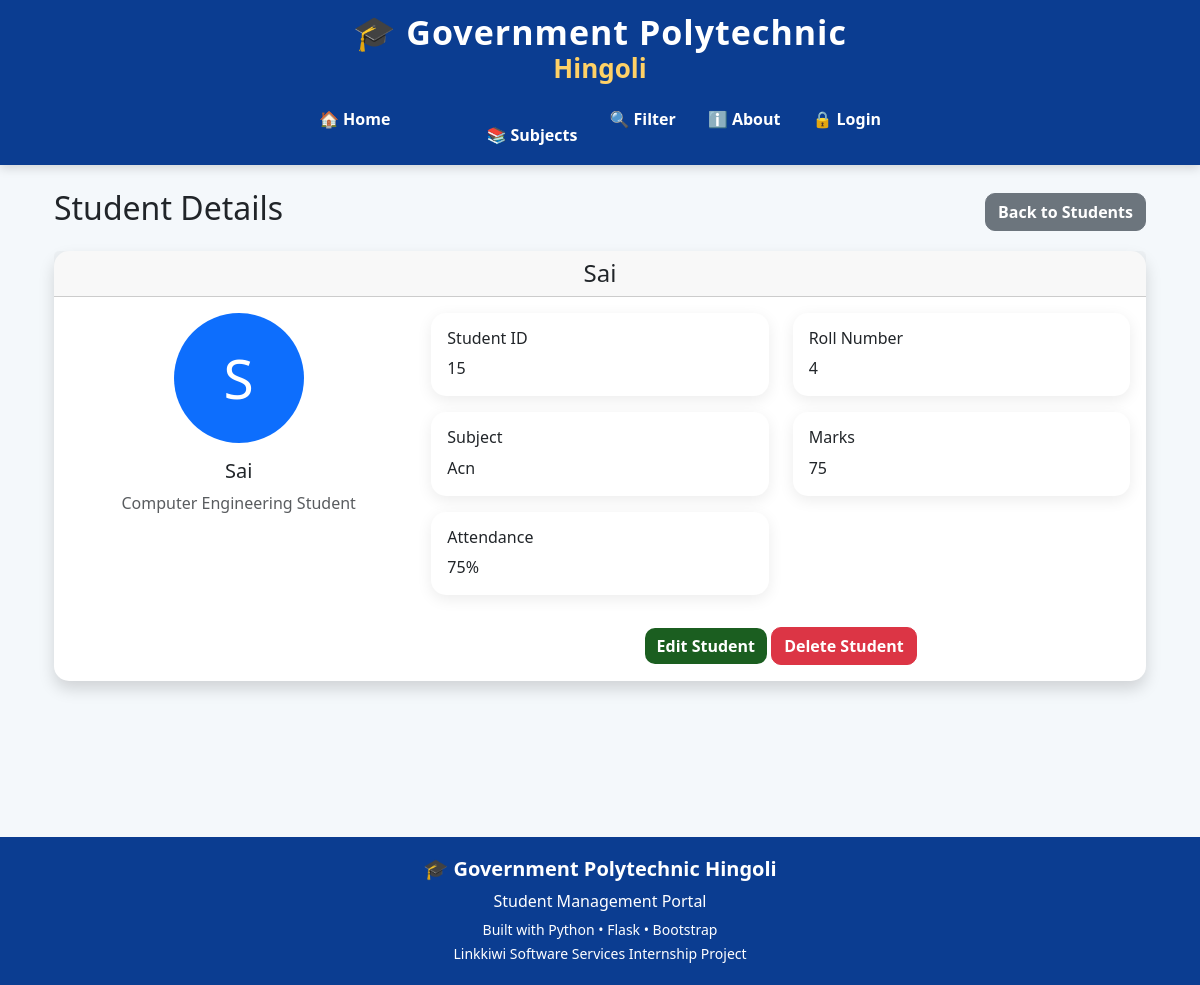
The app's page /students/15 with its own data.
### tables this page shows
CREATE TABLE students (
            id INTEGER PRIMARY KEY AUTOINCREMENT,
            name TEXT NOT NULL,
            roll INTEGER NOT NULL,
            marks INTEGER NOT NULL,
            subject TEXT NOT NULL,
            attendance INTEGER DEFAULT 0
        );

### app.py (the view)
@app.route("/students/<int:id>")
def student_detail(id):
    conn = get_db()
    student = conn.execute(
        "SELECT * FROM students WHERE id=?",
        (id,)
    ).fetchone()
    conn.close()
    if student is None:
        flash("Student not found", "danger")
        return redirect(url_for("students_page"))
    return render_template(
        "detail.html",
        student=student
    )

### database.py (called while the page is built)
def get_db():
    conn = sqlite3.connect(DB_PATH)
    conn.row_factory = sqlite3.Row
    return conn

### templates/detail.html (shortened to what this page needs)
{% extends "base.html" %}
{% block content %}
<div class="container mt-4">
    <div class="d-flex justify-content-between align-items-center mb-3">
        <h2>
            Student Details
        </h2>
        <a href="/students" class="btn btn-secondary">
            Back to Students
        </a>
    </div>
    <div class="card shadow">
        <div class="card-header text-center">
            <h4 class="mb-0">
                {{ student['name'] }}
            </h4>
        </div>
        <div class="card-body">
            <div class="row">
                <div class="col-md-4 text-center">
                    <div class="rounded-circle bg-primary text-white mx-auto
                                d-flex align-items-center justify-content-center"
                         style="width:130px;height:130px;font-size:55px;">
                        {{ student['name'][0] }}
                    </div>
                    <h5 class="mt-3">
                        {{ student['name'] }}
                    </h5>
                    <p class="text-muted">
                        Computer Engineering Student
                    </p>
                </div>
                <div class="col-md-8">
                    <div class="row">
                        <div class="col-md-6 mb-3">
                            <div class="card border-primary">
                                <div class="card-body">
                                    <h6 class="card-title">
                                        Student ID
                                    </h6>
                                    <p class="card-text">
                                        {{ student['id'] }}
                                    </p>
                                </div>
                            </div>
                        </div>
                        <div class="col-md-6 mb-3">
                            <div class="card border-primary">
                                <div class="card-body">
                                    <h6 class="card-title">
                                        Roll Number
                                    </h6>
                                    <p class="card-text">
                                        {{ student['roll'] }}
                                    </p>
                                </div>
                            </div>
                        </div>
                        <div class="col-md-6 mb-3">
                            <div class="card border-success">
                                <div class="card-body">
                                    <h6 class="card-title">
                                        Subject
                                    </h6>
                                    <p class="card-text">
                                        {{ student['subject'] }}
                                    </p>
                                </div>
                            </div>
                        </div>
                        <div class="col-md-6 mb-3">
                            <div class="card border-warning">
                                <div class="card-body">
                                    <h6 class="card-title">
                                        Marks
                                    </h6>
                                    <p class="card-text">
                                        {{ student['marks'] }}
                                    </p>
                                </div>
                            </div>
                        </div>
                        <div class="col-md-6 mb-3">
                            <div class="card border-info">
                                <div class="card-body">
                                    <h6 class="card-title">
                                        Attendance
                                    </h6>
                                    <p class="card-text">
                                        {{ student['attendance'] }}%
                                    </p>
                                </div>
                            </div>
                        </div>
                    </div>
                    <div class="text-center mt-3">
                        <a href="/edit_student/{{ student['id'] }}"
                           class="btn btn-primary">
                            Edit Student
                        </a>
                        <a href="/delete_student/{{ student['id'] }}"
                           class="btn btn-danger"
                           onclick="return confirm('Delete this student?');">
                            Delete Student
                        </a>
                    </div>
                </div>
            </div>
        </div>
    </div>
</div>
{% endblock %}

### templates/base.html (style rules this page uses)
body { font-family:"Segoe UI",sans-serif; background:#f4f8fb; margin:0; padding:0; }
.container { min-height:75vh; }
.card { border:none; border-radius:15px; box-shadow:0 4px 15px rgba(0,0,0,.08); transition:.3s; }
.btn { border-radius:10px; font-weight:600; }
.btn-primary { background:#1b5e20; border:none; }

### records on screen
students: name "Sai", name "S", id "15", roll "4", subject "Acn", marks "75", attendance "75"
